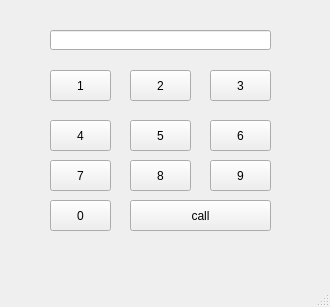
<?xml version="1.0" encoding="UTF-8"?>
<ui version="4.0">
 <class>MainWindow</class>
 <widget class="QMainWindow" name="MainWindow">
  <property name="geometry">
   <rect>
    <x>0</x>
    <y>0</y>
    <width>330</width>
    <height>307</height>
   </rect>
  </property>
  <property name="windowTitle">
   <string>MainWindow</string>
  </property>
  <widget class="QWidget" name="centralwidget">
   <widget class="QLineEdit" name="le">
    <property name="geometry">
     <rect>
      <x>50</x>
      <y>30</y>
      <width>221</width>
      <height>20</height>
     </rect>
    </property>
    <property name="layoutDirection">
     <enum>Qt::LeftToRight</enum>
    </property>
    <property name="alignment">
     <set>Qt::AlignRight|Qt::AlignTrailing|Qt::AlignVCenter</set>
    </property>
   </widget>
   <widget class="QPushButton" name="pb1">
    <property name="geometry">
     <rect>
      <x>50</x>
      <y>70</y>
      <width>61</width>
      <height>31</height>
     </rect>
    </property>
    <property name="text">
     <string>1</string>
    </property>
   </widget>
   <widget class="QPushButton" name="pb3">
    <property name="geometry">
     <rect>
      <x>210</x>
      <y>70</y>
      <width>61</width>
      <height>31</height>
     </rect>
    </property>
    <property name="text">
     <string>3</string>
    </property>
   </widget>
   <widget class="QPushButton" name="pb2">
    <property name="geometry">
     <rect>
      <x>130</x>
      <y>70</y>
      <width>61</width>
      <height>31</height>
     </rect>
    </property>
    <property name="text">
     <string>2</string>
    </property>
   </widget>
   <widget class="QPushButton" name="pb6">
    <property name="geometry">
     <rect>
      <x>210</x>
      <y>120</y>
      <width>61</width>
      <height>31</height>
     </rect>
    </property>
    <property name="text">
     <string>6</string>
    </property>
   </widget>
   <widget class="QPushButton" name="pb4">
    <property name="geometry">
     <rect>
      <x>50</x>
      <y>120</y>
      <width>61</width>
      <height>31</height>
     </rect>
    </property>
    <property name="text">
     <string>4</string>
    </property>
   </widget>
   <widget class="QPushButton" name="pb5">
    <property name="geometry">
     <rect>
      <x>130</x>
      <y>120</y>
      <width>61</width>
      <height>31</height>
     </rect>
    </property>
    <property name="text">
     <string>5</string>
    </property>
   </widget>
   <widget class="QPushButton" name="pb9">
    <property name="geometry">
     <rect>
      <x>210</x>
      <y>160</y>
      <width>61</width>
      <height>31</height>
     </rect>
    </property>
    <property name="text">
     <string>9</string>
    </property>
   </widget>
   <widget class="QPushButton" name="pb7">
    <property name="geometry">
     <rect>
      <x>50</x>
      <y>160</y>
      <width>61</width>
      <height>31</height>
     </rect>
    </property>
    <property name="text">
     <string>7</string>
    </property>
   </widget>
   <widget class="QPushButton" name="pb8">
    <property name="geometry">
     <rect>
      <x>130</x>
      <y>160</y>
      <width>61</width>
      <height>31</height>
     </rect>
    </property>
    <property name="text">
     <string>8</string>
    </property>
   </widget>
   <widget class="QPushButton" name="pb0">
    <property name="geometry">
     <rect>
      <x>50</x>
      <y>200</y>
      <width>61</width>
      <height>31</height>
     </rect>
    </property>
    <property name="text">
     <string>0</string>
    </property>
   </widget>
   <widget class="QPushButton" name="pbCall">
    <property name="geometry">
     <rect>
      <x>130</x>
      <y>200</y>
      <width>141</width>
      <height>31</height>
     </rect>
    </property>
    <property name="text">
     <string>call</string>
    </property>
   </widget>
  </widget>
  <widget class="QMenuBar" name="menubar">
   <property name="geometry">
    <rect>
     <x>0</x>
     <y>0</y>
     <width>330</width>
     <height>21</height>
    </rect>
   </property>
  </widget>
  <widget class="QStatusBar" name="statusbar"/>
 </widget>
 <resources/>
 <connections/>
</ui>
